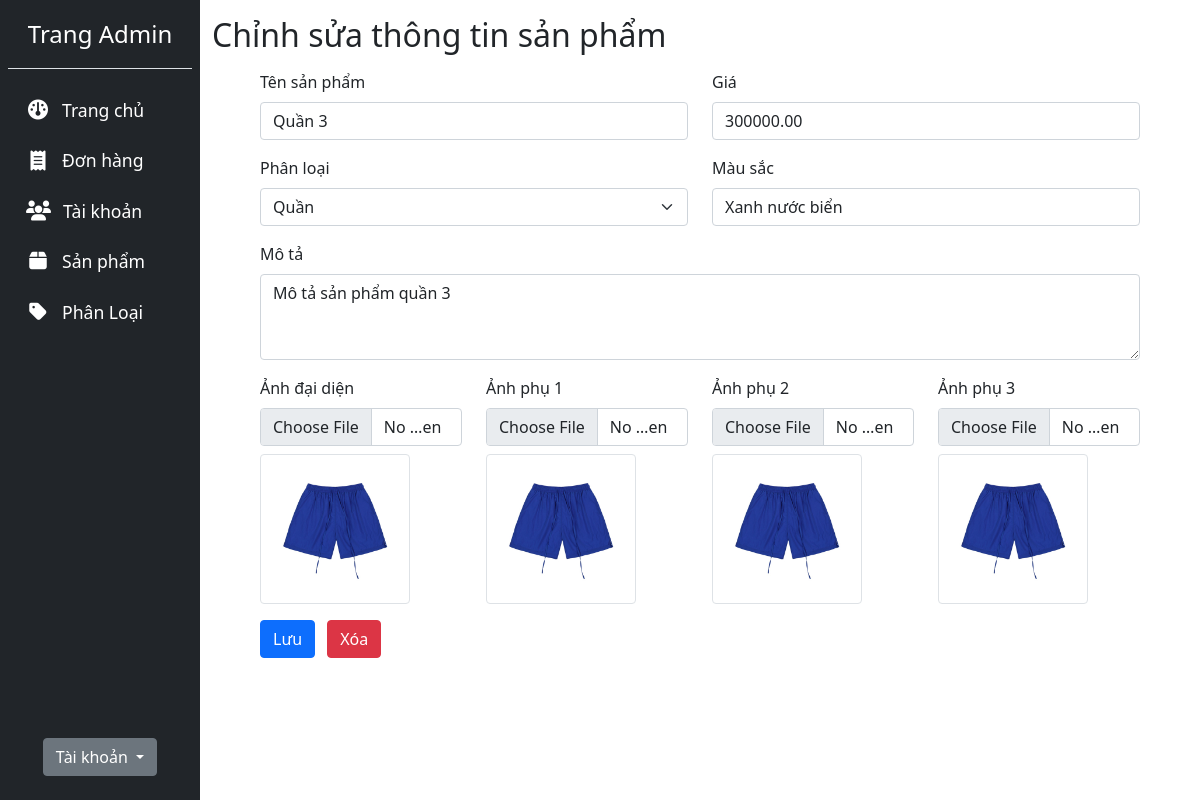
The page /admin/edit_product.php?product_id=10 (signed in) on the database its author committed.
### tables this page shows
CREATE TABLE `products` (
  `product_id` int(11) NOT NULL,
  `product_name` varchar(255) NOT NULL,
  `category_id` int(11) NOT NULL,
  `product_description` varchar(1000) NOT NULL,
  `product_image` varchar(255) NOT NULL,
  `product_image2` varchar(255) NOT NULL,
  `product_image3` varchar(255) NOT NULL,
  `product_image4` varchar(255) NOT NULL,
  `product_price` decimal(12,2) NOT NULL,
  `product_color` varchar(100) NOT NULL,
  `product_status` varchar(255) NOT NULL DEFAULT 'Đang bán'
);

### admin/utils/get_categories.php (called while the page is built)
<?php
$categories_stmt = $conn->prepare("SELECT * FROM categories");
$categories_stmt->execute();
$categories = $categories_stmt->get_result();

### admin/edit_product.php (the view, shortened to what this page needs)
<?php
include '../server/connection.php';
include '../admin/utils/get_categories.php';
$product_id = (int)$_GET['product_id'];
$product_stmt = $conn->prepare("SELECT products.*, categories.*
                                  FROM products
                                  INNER JOIN categories
                                  ON products.category_id=categories.category_id
                                  WHERE product_id = ?");
$product_stmt->bind_param('i', $product_id);
$product_stmt->execute();
$product = $product_stmt->get_result();
$row = $product->fetch_assoc();
?>
<!DOCTYPE html>
<html lang="en">
<head>
  <link href="https://cdn.jsdelivr.net/npm/bootstrap@5.1.3/dist/css/bootstrap.min.css" rel="stylesheet"
>
  <link rel="stylesheet" href="../admin/assets/css/style.css">
</head>
<body>
  <div class="container-fluid">
    <div class="row flex-nowrap">
      <?php include '../admin/layouts/sidebar.php'; ?>
      <div class="col py-3">
        <h2>Chỉnh sửa thông tin sản phẩm</h2>
        <div class="container mx-auto">
          <form id="uploadForm" action="edit_product.php?product_id=<?php echo $_GET['product_id']; ?>" method="post" enctype="multipart/form-data">
            <div class="container-fluid">
              <div class="row mb-2">
                <div class="form-group col-md-6 mt-2">
                  <label class="form-label" for="product-name">Tên sản phẩm</label>
                  <input value="<?php echo $row['product_name']; ?>" type="text" name="product_name" class="form-control" id="product-name">
                </div>
                <div class="form-group col-md-6 mt-2">
                  <label class="form-label" for="product-price">Giá</label>
                  <input value="<?php echo $row['product_price']; ?>" type="number" name="product_price" min="0" class="form-control" id="product-price">
                </div>
              </div>
              <div class="row mb-2">
                <div class="form-group col-md-6 mt-2">
                  <label class="form-label" for="product-category">Phân loại</label>
                  <select name="product_category" id="product-category" class="form-select">
                    <?php while ($cat = $categories->fetch_assoc()) { ?>
                      <option value="<?php echo $cat['category_id']; ?>"
                        <?php echo ($cat['category_id'] == $row['category_id']) ? 'selected' : ''; ?>>
                        <?php echo $cat['category_name']; ?>
                      </option>
                    <?php } ?>
                  </select>
                </div>
                <div class="form-group col-md-6 mt-2">
                  <label class="form-label" for="product-color">Màu sắc</label>
                  <input value="<?php echo $row['product_color']; ?>" type="text" name="product_color" class="form-control" id="product-color">
                </div>
              </div>
              <div class="row mb-2">
                <div class="form-group col-md-12 mt-2">
                  <label class="form-label" for="product-description">Mô tả</label>
                  <textarea class="form-control" name="product_description" id="product-description" rows="3"><?php echo $row['product_description']; ?></textarea>
                </div>
              </div>
              <div class="row mb-2">
                <div class="form-group col-md-3 mt-2">
                  <label class="form-label" for="thumbnail">Ảnh đại diện</label>
                  <input class="form-control" type="file" name="thumbnail" id="thumbnail" accept="image/*">
                  <div id="thumbnail-preview" class="mt-2">
                    <img src="<?php echo $row['product_image']; ?>" class="img-thumbnail" style="width: 150px; height: 150px;">
                  </div>
                </div>
                <div class="form-group col-md-3 mt-2">
                  <label class="form-label" for="sub-image-1">Ảnh phụ 1</label>
                  <input class="form-control" type="file" name="sub-image-1" id="sub-image-1" accept="image/*">
                  <div id="sub-preview-1" class="mt-2 d-flex gap-2 flex-wrap">
                    <img src="<?php echo $row['product_image2']; ?>" class="img-thumbnail" style="width: 150px; height: 150px;">
                  </div>
                </div>
                <div class="form-group col-md-3 mt-2">
                  <label class="form-label" for="sub-image-2">Ảnh phụ 2</label>
                  <input class="form-control" type="file" name="sub-image-2" id="sub-image-2" accept="image/*">
                  <div id="sub-preview-2" class="mt-2 d-flex gap-2 flex-wrap">
                    <img src="<?php echo $row['product_image3']; ?>" class="img-thumbnail" style="width: 150px; height: 150px;">
                  </div>
                </div>
                <div class="form-group col-md-3 mt-2">
                  <label class="form-label" for="sub-image-3">Ảnh phụ 3</label>
                  <input class="form-control" type="file" name="sub-image-3" id="sub-image-3" accept="image/*">
                  <div id="sub-preview-3" class="mt-2 d-flex gap-2 flex-wrap">
                    <img src="<?php echo $row['product_image4']; ?>" class="img-thumbnail" style="width: 150px; height: 150px;">
                  </div>
                </div>
              </div>
              <div class="row mb-2">
                <div class="form-group col-md-4 mt-2">
                  <input class="btn btn-primary" type="submit" name="edit_product_btn" value="Lưu">
                  <?php if ($row['product_status'] != 'Ngừng bán') { ?>
                    <input class="btn btn-danger ms-2" type="submit" name="delete_product_btn" value="Xóa">
                  <?php } else { ?>
                    <input class="btn btn-success ms-2" type="submit" name="update_product_status_btn" value="Mở bán">
                  <?php } ?>
                </div>
              </div>
            </div>
          </form>
        </div>
      </div>
    </div>
  </div>
</body>
</html>

### rows shown on the page
products: product_name "Quần 3", product_price "300000.00", product_color "Xanh nước biển", product_description "Mô tả sản phẩm quần 3", product_image (picture), product_image2 (picture), product_image3 (picture), product_image4 (picture)

### other values the page prints
form field product_category "Quần"
